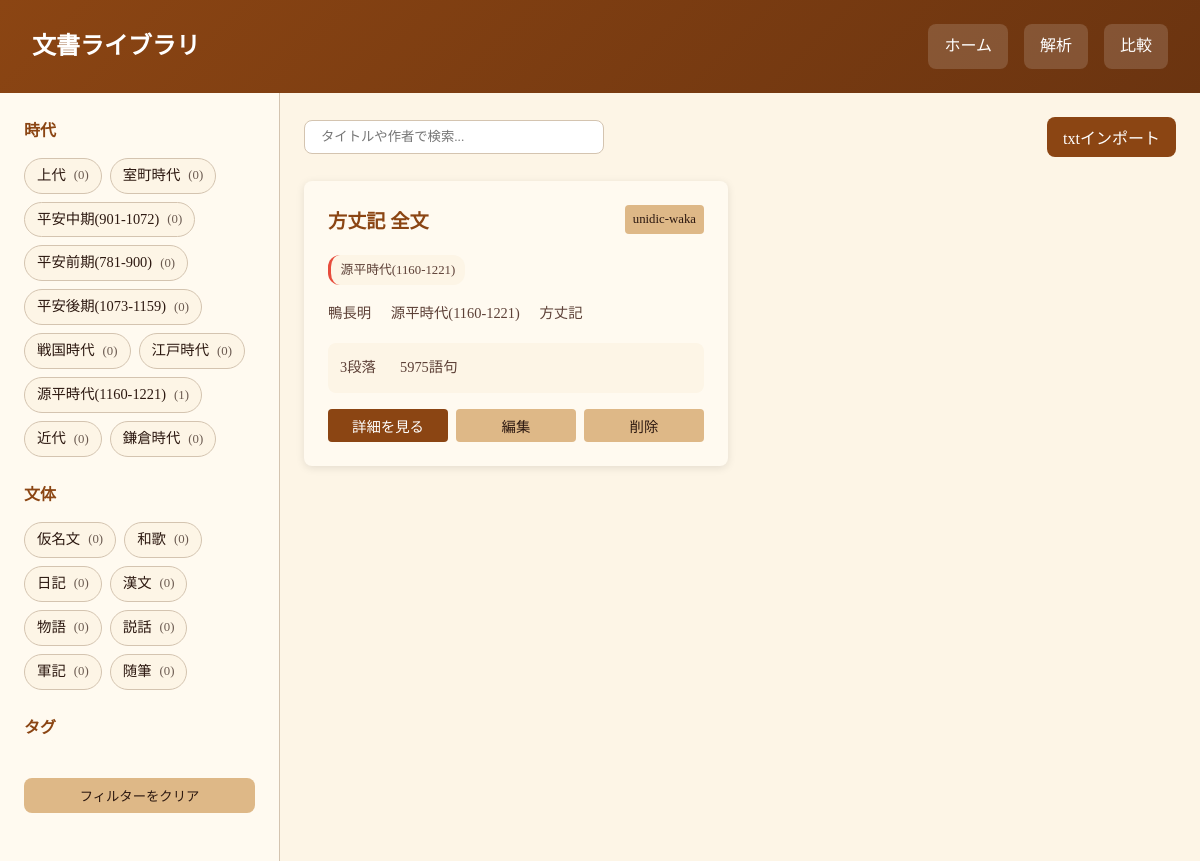
/library, run on an earlier commit of the app's database.
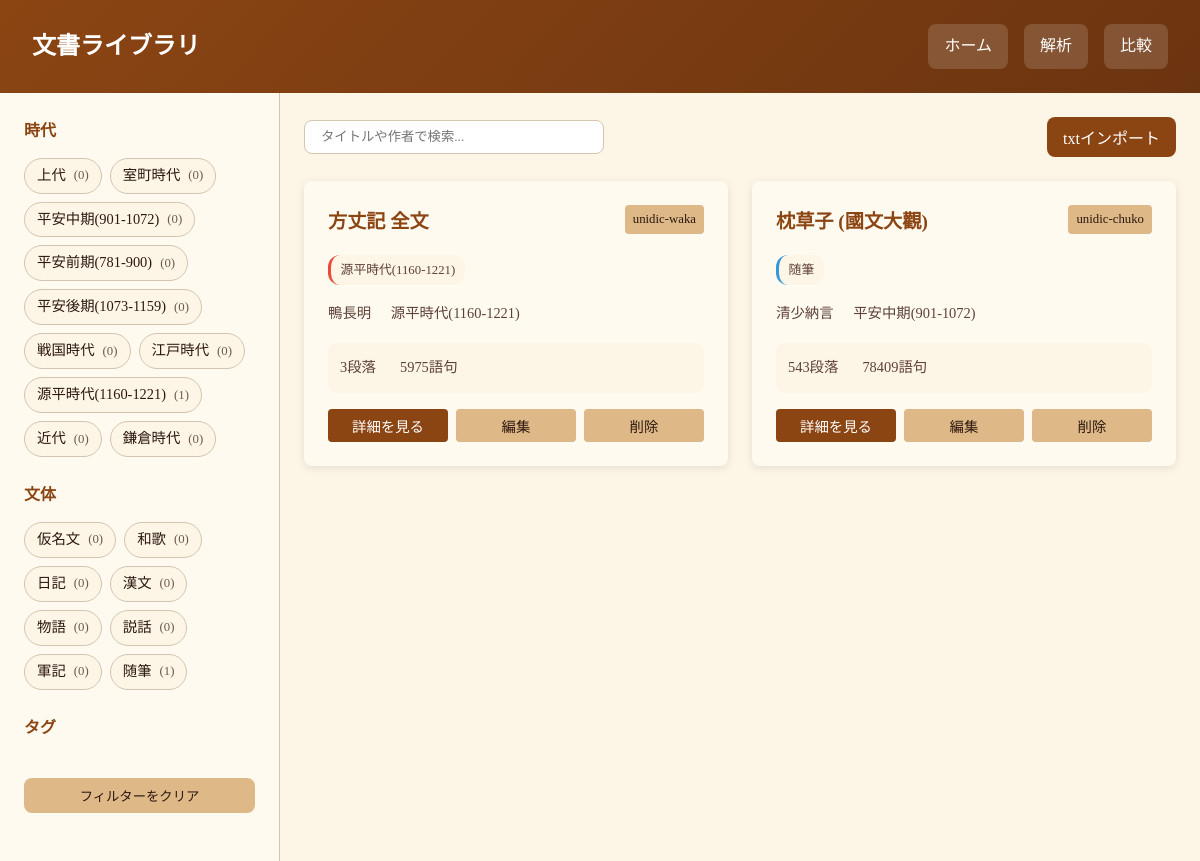
And on a later commit of the database.
### tables this page shows
CREATE TABLE tags (
            id INTEGER PRIMARY KEY AUTOINCREMENT,
            name TEXT UNIQUE NOT NULL,
            category TEXT DEFAULT 'general'
        );

CREATE TABLE documents (
            id INTEGER PRIMARY KEY AUTOINCREMENT,
            title TEXT NOT NULL,
            db_filename TEXT UNIQUE NOT NULL,
            content_hash TEXT UNIQUE NOT NULL,
            dictionary TEXT DEFAULT 'unidic-chuko',
            paragraph_count INTEGER DEFAULT 0,
            token_count INTEGER DEFAULT 0,
            created_at TIMESTAMP DEFAULT CURRENT_TIMESTAMP,
            updated_at TIMESTAMP DEFAULT CURRENT_TIMESTAMP
        );

CREATE TABLE document_metadata (
            id INTEGER PRIMARY KEY AUTOINCREMENT,
            document_id INTEGER NOT NULL,
            key TEXT NOT NULL,
            value TEXT,
            UNIQUE (document_id, key),
            FOREIGN KEY (document_id) REFERENCES documents(id) ON DELETE CASCADE
        );

### app/app.py (the view)
@app.route('/library')
def library():
    dictionaries = analyzer.get_available_dictionaries()
    documents = document_manager.list_documents()
    tags = document_manager.get_all_tags()
    return render_template('library.html',
                         dictionaries=dictionaries,
                         documents=documents,
                         tags=tags)

### app/analyzer.py (called while the page is built)
def get_available_dictionaries() -> Dict[str, Dict[str, str]]:
    available = {}
    for key, info in AVAILABLE_DICTIONARIES.items():
        dict_path = os.path.join(DEFAULT_DICTIONARY_DIR, info["path"])
        if os.path.exists(dict_path):
            available[key] = info
    return available

### app/document_manager.py (called while the page is built)
def ensure_directories():
    os.makedirs(DATA_DIR, exist_ok=True)
    os.makedirs(DOCUMENTS_DIR, exist_ok=True)

def get_registry_connection():
    ensure_directories()
    conn = sqlite3.connect(REGISTRY_PATH)
    conn.row_factory = sqlite3.Row
    return conn

def get_all_tags() -> List[Dict[str, Any]]:
    conn = get_registry_connection()
    cursor = conn.cursor()
    cursor.execute('''
        SELECT t.id, t.name, t.category, COUNT(dt.document_id) as doc_count
        FROM tags t
        LEFT JOIN document_tags dt ON t.id = dt.tag_id
        GROUP BY t.id
        ORDER BY t.category, t.name
    ''')
    tags = [dict(row) for row in cursor.fetchall()]
    conn.close()
    return tags

### app/templates/library.html (shortened to what this page needs)
<!DOCTYPE html>
<html lang="ja">
<head>
    <link rel="stylesheet" href="{{ url_for('static', filename='css/style.css') }}">
</head>
<body>
    <div class="library-container">
        <header class="library-header">
            <h1>文書ライブラリ</h1>
            <nav class="header-nav">
                <a href="{{ url_for('index') }}">ホーム</a>
                <a href="{{ url_for('analyzer_page') }}">解析</a>
                <a href="{{ url_for('compare') }}">比較</a>
            </nav>
        </header>
        <div class="library-content">
            <aside class="filter-sidebar">
                <div class="filter-section">
                    <h3 class="filter-title">時代</h3>
                    <div class="filter-list" id="filter-era">
                        {% for tag in tags if tag.category == 'era' %}
                        <span class="filter-tag" data-tag="{{ tag.name }}" data-category="era">
                            {{ tag.name }}<span class="count">({{ tag.doc_count }})</span>
                        </span>
                        {% endfor %}
                    </div>
                </div>
                <div class="filter-section">
                    <h3 class="filter-title">文体</h3>
                    <div class="filter-list" id="filter-style">
                        {% for tag in tags if tag.category == 'style' %}
                        <span class="filter-tag" data-tag="{{ tag.name }}" data-category="style">
                            {{ tag.name }}<span class="count">({{ tag.doc_count }})</span>
                        </span>
                        {% endfor %}
                    </div>
                </div>
                <div class="filter-section">
                    <h3 class="filter-title">タグ</h3>
                </div>
                <div class="filter-section">
                    <button class="btn btn-secondary" id="btn-clear-filters" style="width: 100%;">
                        フィルターをクリア
                    </button>
                </div>
            </aside>
            <main class="documents-area">
                <div class="documents-toolbar">
                    <div class="search-box">
                        <input type="text" id="search-input" placeholder="タイトルや作者で検索...">
                    </div>
                    <div class="toolbar-actions">
                        <button class="btn btn-primary" id="btn-import">txtインポート</button>
                    </div>
                </div>
                <div class="documents-grid" id="documents-grid">
                    {% if documents %}
                        {% for doc in documents %}
                        <div class="document-card" data-id="{{ doc.id }}">
                            <div class="doc-header">
                                <h3 class="doc-title">{{ doc.title }}</h3>
                                <span class="doc-dictionary">{{ doc.dictionary }}</span>
                            </div>
                            <div class="doc-tags">
                                {% for tag in doc.tags %}
                                <span class="doc-tag {{ tag.category }}">{{ tag.name }}</span>
                                {% endfor %}
                            </div>
                            {% if doc.metadata %}
                            <div class="doc-metadata">
                                {% if doc.metadata.author %}
                                <span>{{ doc.metadata.author }}</span>
                                {% endif %}
                                {% if doc.metadata.era %}
                                <span>{{ doc.metadata.era }}</span>
                                {% endif %}
                                {% if doc.metadata.source %}
                                <span>{{ doc.metadata.source }}</span>
                                {% endif %}
                            </div>
                            {% endif %}
                            <div class="doc-stats">
                                <span>{{ doc.paragraph_count }}段落</span>
                                <span>{{ doc.token_count }}語句</span>
                            </div>
                            <div class="doc-actions">
                                <button class="btn btn-primary btn-view" data-id="{{ doc.id }}">詳細を見る</button>
                                <button class="btn btn-secondary btn-edit" data-id="{{ doc.id }}">編集</button>
                                <button class="btn btn-secondary btn-delete" data-id="{{ doc.id }}">削除</button>
                            </div>
                        </div>
                        {% endfor %}
                    {% else %}
                        <div class="empty-state">
                            <div class="icon">空</div>
                            <h3>文書がありません</h3>
                            <p>テキスト解析ページで新しい文書を作成するか、txtファイルをインポートしてください。</p>
                        </div>
                    {% endif %}
                </div>
            </main>
        </div>
    </div>
</body>
</html>

### app/static/css/style.css (style rules this page uses)
* { margin: 0; padding: 0; box-sizing: border-box; }
:root { --primary-color: #8B4513; --primary-hover: #A0522D; --secondary-color: #DEB887; --bg-color: #FDF5E6; --panel-bg: #FFFAF0; --text-color: #2C1810; --text-light: #5D4037; --border-color: #D4C4B0; --shadow: 0 2px 8px rgba(0,0,0,0.1); --radius: 8px; }
body { font-family: "Noto Serif JP", "Yu Mincho", "游明朝", serif; background-color: var(--bg-color); color: var(--text-color); line-height: 1.8; min-height: 100vh; }
.btn-primary { width: 100%; padding: 0.8rem; background: var(--primary-color); color: #FFF; border: none; border-radius: var(--radius); font-size: 1rem; font-family: inherit; cursor: pointer; transition: background 0.3s; }
.doc-title { font-size: 1rem; margin-bottom: 0.3rem; }
.doc-actions { display: flex; gap: 0.5rem; }
.doc-actions button { padding: 0.4rem 0.8rem; border: none; border-radius: 4px; cursor: pointer; font-family: inherit; font-size: 0.85rem; }
.btn-delete { background: #E74C3C; color: #FFF; }

### app/templates/library.html (style rules this page uses)
.library-container { min-height: 100vh; display: flex; flex-direction: column; }
.library-header { background: linear-gradient(135deg, var(--primary-color), #6B3410); color: #FFF; padding: 1.5rem 2rem; display: flex; justify-content: space-between; align-items: center; }
.library-header h1 { font-size: 1.5rem; }
.header-nav { display: flex; gap: 1rem; }
.header-nav a { color: #FFF; text-decoration: none; padding: 0.5rem 1rem; border-radius: var(--radius); background: rgba(255,255,255,0.15); transition: background 0.3s; }
.library-content { display: flex; flex: 1; overflow: hidden; }
.filter-sidebar { width: 280px; background: var(--panel-bg); border-right: 1px solid var(--border-color); padding: 1.5rem; overflow-y: auto; }
.filter-section { margin-bottom: 1.5rem; }
.filter-title { font-size: 1rem; color: var(--primary-color); margin-bottom: 0.75rem; display: flex; justify-content: space-between; align-items: center; }
.filter-list { display: flex; flex-wrap: wrap; gap: 0.5rem; }
.filter-tag { display: inline-flex; align-items: center; padding: 0.25rem 0.75rem; background: var(--bg-color); border: 1px solid var(--border-color); border-radius: 20px; cursor: pointer; transition: all 0.3s; font-size: 0.9rem; }
.filter-tag .count { margin-left: 0.5rem; font-size: 0.8rem; opacity: 0.7; }
.documents-area { flex: 1; padding: 1.5rem; overflow-y: auto; }
.documents-toolbar { display: flex; justify-content: space-between; align-items: center; margin-bottom: 1.5rem; }
.search-box { display: flex; gap: 0.5rem; }
.search-box input { padding: 0.5rem 1rem; border: 1px solid var(--border-color); border-radius: var(--radius); width: 300px; font-family: inherit; }
.toolbar-actions { display: flex; gap: 0.5rem; }
.btn { padding: 0.5rem 1rem; border: none; border-radius: var(--radius); cursor: pointer; font-family: inherit; transition: all 0.3s; }
.btn-primary { background: var(--primary-color); color: #FFF; }
.btn-secondary { background: var(--secondary-color); color: var(--text-color); }
.documents-grid { display: grid; grid-template-columns: repeat(auto-fill, minmax(350px, 1fr)); gap: 1.5rem; }
.document-card { background: var(--panel-bg); border-radius: var(--radius); padding: 1.5rem; box-shadow: var(--shadow); transition: transform 0.3s, box-shadow 0.3s; }
.doc-header { display: flex; justify-content: space-between; align-items: flex-start; margin-bottom: 1rem; }
.doc-title { font-size: 1.2rem; color: var(--primary-color); margin: 0; }
.doc-dictionary { font-size: 0.8rem; padding: 0.2rem 0.5rem; background: var(--secondary-color); border-radius: 4px; }
.doc-tags { display: flex; flex-wrap: wrap; gap: 0.4rem; margin-bottom: 1rem; }
.doc-tag { font-size: 0.8rem; padding: 0.2rem 0.6rem; background: var(--bg-color); border-radius: 12px; color: var(--text-light); }
.doc-tag.era { border-left: 3px solid #E74C3C; }
.doc-tag.style { border-left: 3px solid #3498DB; }
.doc-metadata { font-size: 0.9rem; color: var(--text-light); margin-bottom: 1rem; }
.doc-metadata span { display: inline-block; margin-right: 1rem; }
.doc-stats { display: flex; gap: 1.5rem; font-size: 0.9rem; color: var(--text-light); margin-bottom: 1rem; padding: 0.75rem; background: var(--bg-color); border-radius: var(--radius); }
.doc-actions { display: flex; gap: 0.5rem; }
.doc-actions .btn { flex: 1; text-align: center; font-size: 0.9rem; }

What changed in the data, as far as the page shows it:
computed for tags "随筆": doc_count "0" → "1"
changed documents "方丈記 全文": metadata.source "方丈記" → (not shown)
added documents: title "枕草子 (國文大觀)", dictionary "unidic-chuko", metadata.author "清少納言", metadata.era "平安中期(901-1072)", paragraph_count "543", token_count "78409", tags (name "随筆")
